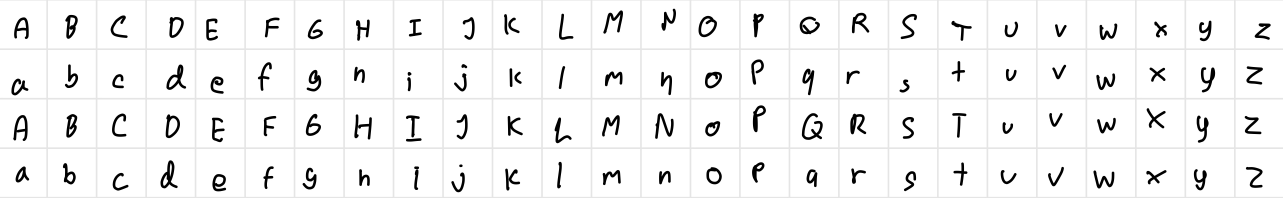
#> input picture image-abc.jpeg, 3848 x 592 px (shown at 1/3 size)
$ python main-alphabet.py
#> lines starting #> are read from the running program, lines starting #| are printed output that depends on the picture; after the words box and inside, x2 and y2 are one past the last pixel; in counts of white or black regions, pixels touching at a corner belong together
import os
import pandas as pd
import numpy as np
import cv2

img = cv2.imread("image-abc.jpeg", cv2.IMREAD_GRAYSCALE)
#> img is the input picture: shape (592, 3848); min 0, max 255, mean 241.7
print(img.shape)
#| (592, 3848)
box_size = 148
width = img.shape[1]
#> width = 3848
height = img.shape[0]
#> height = 592
try:
    os.makedirs("data",exist_ok=True)
except:
    pass
alphabet = 'ABCDEFGHIJKLMNOPQRSTUVWXYZ'
for i in alphabet:
    os.makedirs("data/" + i,exist_ok=True)
    os.makedirs("data/" + i +"/upper",exist_ok=True)
    os.makedirs("data/" + i +"/lower",exist_ok=True)
print(width,height)
#| 3848 592

round = 0
for i in range(0, height, box_size):
    num = 0
    for j in range(0, width, box_size):
        print(num, round)
        letter = alphabet[num % 26]
        if i + box_size <= height and j + box_size <= width:
            crop_img = img[i:i+box_size, j:j+box_size]
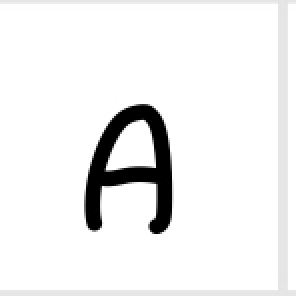
#> crop_img: shape (148, 148) (shown 2 times larger); min 0, max 255, mean 238.8
            crop_img[100 <= crop_img] = 255
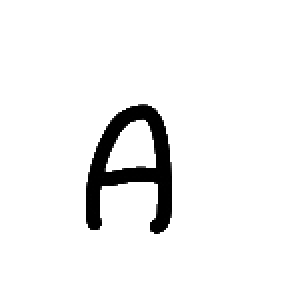
#> crop_img: shape (148, 148) (shown 2 times larger); 9.44% of pixels changed, all inside (x1, y1, x2, y2) = (0, 0, 148, 148)
            resized = cv2.resize(crop_img, (100,100), interpolation = cv2.INTER_AREA)
            if round % 2 == 0:
                count = len(os.listdir("data/" + str(letter)+"/upper"))
                cv2.imwrite("data/"+str(letter)+"/upper/image_" + str(count+1) + ".jpeg", resized)
            else:
                count = len(os.listdir("data/" + str(letter)+"/lower"))
                cv2.imwrite("data/"+str(letter)+"/lower/image_" + str(count+1) + ".jpeg", resized)
            num += 1
    round += 1
